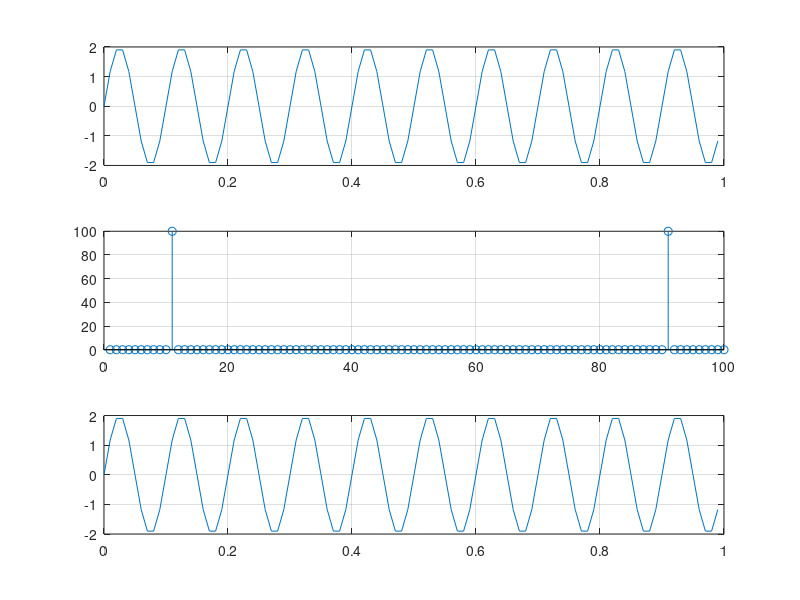

Reproduce this figure in MATLAB.
clear; figure;
f0=10; %freq 10Hz
Sr = 100; % sampling rate
Ts = 1/Sr; % sampling time
t=0:Ts:1-Ts;
n = length(t);
y = 2*sin(2*pi*f0*t);

subplot(3,1,1); plot(t,y); grid on

A = fft(y);
subplot(3,1,2); stem(abs(A)); grid
B = ifft(A);
subplot(3,1,3); plot(t,B); grid